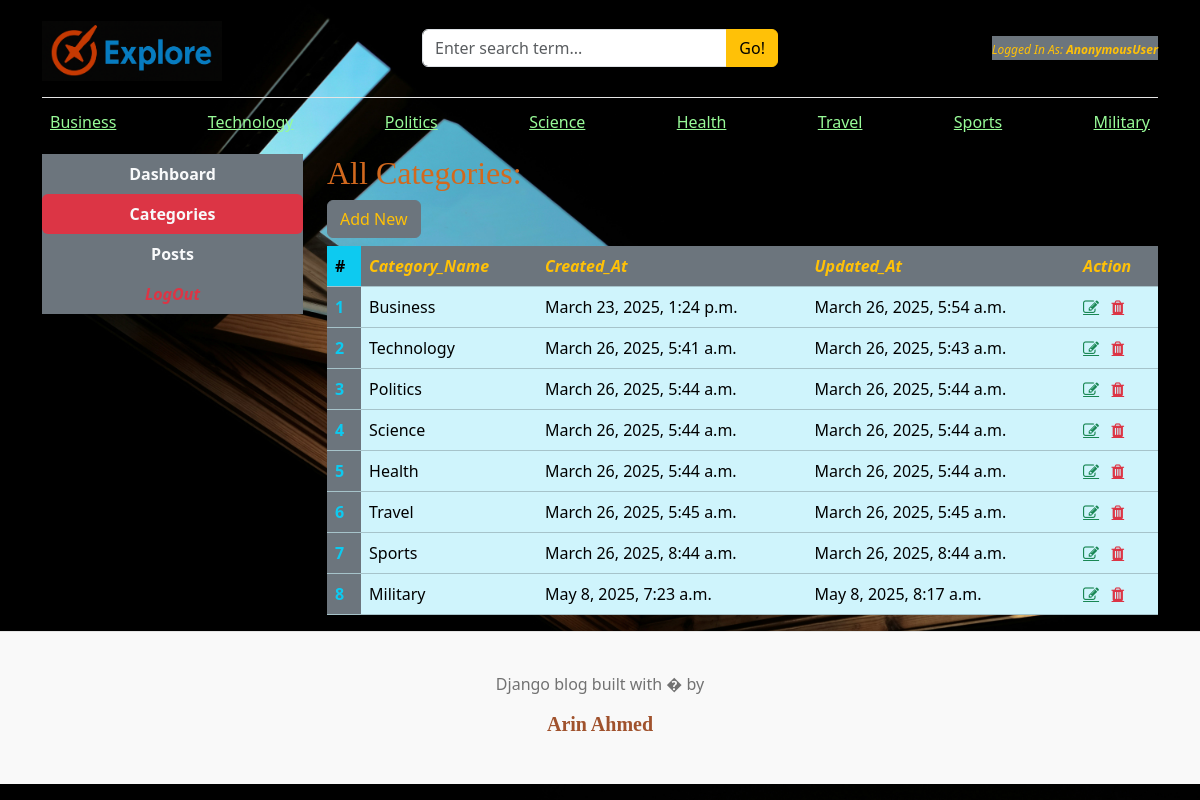
/dashboard/categories/, run on the app's committed database.
### blogs/models.py (models this page shows, shortened)
class Image(models.Model):
    title = models.CharField(max_length=50)
    image_file = models.ImageField(upload_to='images/')  # Saves to `MEDIA_ROOT/images/`
    uploaded_at = models.DateTimeField(auto_now_add=True)

class Category(models.Model):
    category_name = models.CharField(max_length=50,unique=True) # unique = True krle nam ta unique hisbe nibe,jeta second time use kra jbe na
    created_at = models.DateTimeField(auto_now_add=True)
    updated_at = models.DateTimeField(auto_now=True)
    class Meta:
        verbose_name_plural = 'Categories'

### dashboards/views.py (the view)
# urls.py: path('categories/',views.categories,name='categories'),
def categories(rqst):
    return render(rqst,'dashboard/categories.html')

### blogs/context_processors.py (called while the page is built)
def get_categories(rqst):
    categories = Category.objects.all()
    return dict(categories = categories) # ekhn autometically categories gula prottekta html page a dhuke jabe

def get_social_links(rqst):
    social_links = SocialLink.objects.all()
    return dict(social_links=social_links)

def image1(rqst):
    logo = Image.objects.get(title="Logo")
    return {'image1':logo}

def image2(rqst):
    WebsiteName = Image.objects.get(title="WebsiteName")
    return {'image2':WebsiteName}

def image3(rqst):
    BackgroundImage = Image.objects.get(title="BackgroundImage")
    return {'image3':BackgroundImage}

### templates/dashboard/categories.html (shortened to what this page needs)
{% extends "base.html" %}
{% block navigation_links %}
    <span class="text-warning bg-secondary"><i style="font-size: 1vw;">Logged In As: <b>{{user}}</b></i></span>
{% endblock %}
{% block content%}
<div class="row">
    {% include 'dashboard/sidebar.html' %}
     <div class="col-md-9">
        <h2 style="color: chocolate !important;">All Categories:</h2>
        <a href="{% url 'add_category' %}" class="btn btn-secondary text-warning float-right mb-2">Add New</a>
        <table class="table table-hover table-info ">
            <thead>
              <tr>
                <th scope="col" class="bg-info">#</th>
                <th scope="col" class="bg-secondary"><i class="text-warning">Category_Name</i></th>
                <th scope="col" class="bg-secondary"><i class="text-warning">Created_At</i></th>
                <th scope="col" class="bg-secondary"><i class="text-warning">Updated_At</i></th>
                <th scope="col" class="bg-secondary"><i class="text-warning">Action</i></th>
              </tr>
            </thead>
            <tbody>
              {% for cat in categories %}
              <tr>
                <th scope="row" class="bg-secondary text-info">{{forloop.counter}}</th>
                <td>{{cat.category_name}}</td>
                <td>{{cat.created_at}}</td>
                <td>{{cat.updated_at}}</td>
                <td>
                    <a href="{% url 'edit_category' cat.pk %}" class="fa fa-edit text-success"></a>
                    <a href="{% url 'delete_category' cat.pk %}" class="fa fa-trash text-danger"></a>
                </td>
              </tr>
              {% endfor %}
            </tbody>
          </table>
     </div>
</div>
{% endblock %}

### templates/base.html (shortened to what this page needs)
<!DOCTYPE html>
<html lang="en">
{% load static %}
<head>
    <link rel="stylesheet" href="https://cdnjs.cloudflare.com/ajax/libs/font-awesome/4.7.0/css/font-awesome.min.css">
    <link href="https://cdn.jsdelivr.net/npm/bootstrap@5.3.3/dist/css/bootstrap.min.css" rel="stylesheet">
    <link rel="stylesheet" href="{% static 'css/blog.css' %}">
</head>
<body>
    <div class="container">
      <header class="blog-header py-3">
        <div class="row flex-nowrap justify-content-between align-items-center">
          <div class="col-4 pt-1">
            <a class="blog-header-logo" id="headLine" href="/"><img src="{{image2.image_file.url}}" alt="Explore" style="height: 60px; width:180px"></a>
          </div>
          <div class="col-4">
            <form action="{% url 'search' %}" method="GET">
              <div class="input-group">
                <input class="form-control" type="text" name="keyword" value="{{kywrd}}" placeholder="Enter search term..." autocomplete="off" aria-label="Enter search term..." aria-describedby="button-search" />
                <button type="submit" class="btn btn-warning" id="button-search" type="button">Go!</button>
            </div>
            </form>
          </div>
          <div class="col-4 d-flex justify-content-end align-items-center">
            {% block navigation_links %}{% endblock %}
          </div>
        </div>
      </header>
      <div class="nav-scroller py-1 mb-2">
        <nav class="nav d-flex justify-content-between">
        {% for cat in categories %}
          <a class="p-2" id="cat_nam" href="{% url 'posts_by_category' cat.id %}" style="color:palegreen;">{{cat.category_name}}</a>
        {% endfor %}
        </nav>
      </div>
    {% block content %}
    {% endblock %}
    </div>
    <footer class="blog-footer">
        <p>Django blog built with � by <h5 style="color:sienna !important;"><b>Arin Ahmed</b></h5></p>
    </footer>
</body>
</html>

### static/css/blog.css (style rules this page uses)
.blog-header { border-bottom: 1px solid #e5e5e5; }
.blog-header-logo { font-family: "Playfair Display", Georgia, "Times New Roman", serif; font-size: 2.25rem; }
h1, h2, h3, h4, h5, h6 { font-family: "Playfair Display", Georgia, "Times New Roman", serif; }
.blog-footer { padding: 2.5rem 0; color: #727272; text-align: center; background-color: #f9f9f9; border-top: .05rem solid #e5e5e5; }

### templates/dashboard/categories.html (style rules this page uses)
body { background-color: bisque !important; color: black !important; }

### data on the page
Image: image_file (picture)
Category: category_name "Business", created_at "March 23, 2025, 1:24 p.m.", updated_at "March 26, 2025, 5:54 a.m."
Category: category_name "Technology", created_at "March 26, 2025, 5:41 a.m.", updated_at "March 26, 2025, 5:43 a.m."
Category: category_name "Politics", created_at "March 26, 2025, 5:44 a.m.", updated_at "March 26, 2025, 5:44 a.m."
Category: category_name "Science", created_at "March 26, 2025, 5:44 a.m.", updated_at "March 26, 2025, 5:44 a.m."
Category: category_name "Health", created_at "March 26, 2025, 5:44 a.m.", updated_at "March 26, 2025, 5:44 a.m."
Category: category_name "Travel", created_at "March 26, 2025, 5:45 a.m.", updated_at "March 26, 2025, 5:45 a.m."
Category: category_name "Sports", created_at "March 26, 2025, 8:44 a.m.", updated_at "March 26, 2025, 8:44 a.m."
Category: category_name "Military", created_at "May 8, 2025, 7:23 a.m.", updated_at "May 8, 2025, 8:17 a.m."

### other printed values
{{ user }} "AnonymousUser"
